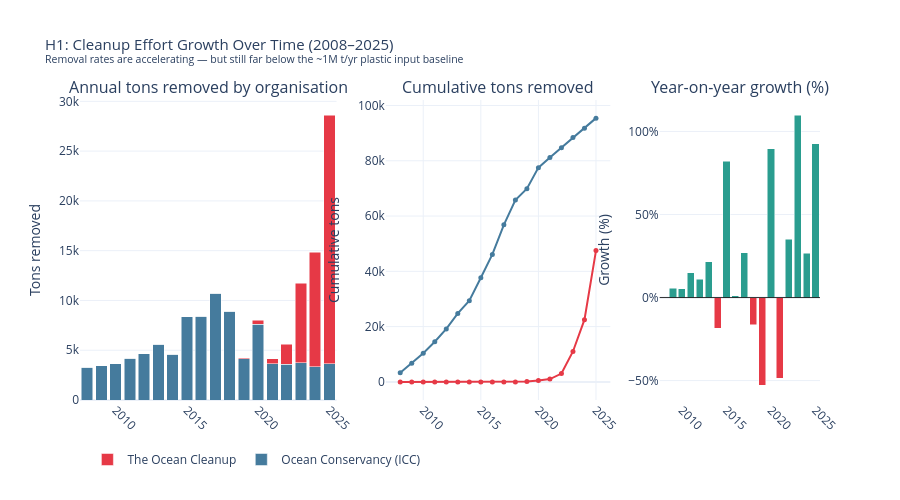

Notebook code for this chart:
### Code cell
# Annual by organisation
annual_org = (
    df_cleanup
    .groupby(["year", "organisation"])["kg_removed_annual"]
    .sum()
    .reset_index()
)
annual_org["tons_removed"] = annual_org["kg_removed_annual"] / 1_000

orgs      = annual_org["organisation"].unique()
all_years = sorted(annual_org["year"].unique())

ORG_COLORS = {
    "Ocean Conservancy (ICC)": "#457B9D",
    "The Ocean Cleanup":        "#E63946",
}

# Annual total for YoY growth
annual_total = annual_org.groupby("year")["tons_removed"].sum()
yoy          = annual_total.pct_change() * 100

fig_trend = make_subplots(
    rows=1, cols=3,
    subplot_titles=[
        "Annual tons removed by organisation",
        "Cumulative tons removed",
        "Year-on-year growth (%)"
    ],
    column_widths=[0.4, 0.35, 0.25]
)

# ── Panel 1: stacked bars ─────────────────────────────────────────────────────
for org in orgs:
    org_data = (
        annual_org[annual_org["organisation"] == org]
        .set_index("year")["tons_removed"]
        .reindex(all_years, fill_value=0)
    )
    fig_trend.add_trace(go.Bar(
        x=all_years,
        y=org_data.values,
        name=org,
        marker_color=ORG_COLORS.get(org, "#888888"),
    ), row=1, col=1)

# ── Panel 2: cumulative line per org ─────────────────────────────────────────
for org in orgs:
    org_data = (
        annual_org[annual_org["organisation"] == org]
        .set_index("year")["tons_removed"]
        .reindex(all_years, fill_value=0)
        .cumsum()
    )
    fig_trend.add_trace(go.Scatter(
        x=all_years,
        y=org_data.values,
        name=org,
        mode="lines+markers",
        marker=dict(size=5),
        line=dict(color=ORG_COLORS.get(org, "#888888"), width=2),
        showlegend=False,
    ), row=1, col=2)

# ── Panel 3: YoY growth bars ──────────────────────────────────────────────────
yoy_vals = yoy.reindex(all_years).values
fig_trend.add_trace(go.Bar(
    x=all_years,
    y=yoy_vals,
    marker_color=[
        "#2A9D8F" if (v is not None and not np.isnan(v) and v >= 0) else "#E63946"
        for v in yoy_vals
    ],
    showlegend=False,
), row=1, col=3)

fig_trend.add_hline(y=0, line_color="black", line_width=0.8, row=1, col=3)

fig_trend.update_layout(
    barmode="stack",
    title=dict(
        text=(
            "H1: Cleanup Effort Growth Over Time (2008–2025)<br>"
            "<sup>Removal rates are accelerating — but still far below the ~1M t/yr plastic input baseline</sup>"
        ),
        font=dict(size=15)
    ),
    template="plotly_white",
    height=500,
    legend=dict(x=0.01, y=-0.15, orientation="h"),
    margin=dict(t=100, b=100)
)

fig_trend.update_yaxes(title_text="Tons removed", row=1, col=1)
fig_trend.update_yaxes(title_text="Cumulative tons", row=1, col=2)
fig_trend.update_yaxes(title_text="Growth (%)", ticksuffix="%", row=1, col=3)
fig_trend.update_xaxes(tickangle=45)

fig_trend.show()
fig_trend.write_html("../figures/q4_h1_cleanup_growth.html")

### Figure 1 — Plotly figure (JSON) as saved in the notebook; plotly's stock layout.template omitted (floating-point values rounded to 4 significant figures)
{"data": [{"marker": {"color": "#457B9D"}, "name": "Ocean Conservancy (ICC)", "type": "bar", "x": [2008, 2009, 2010, 2011, 2012, 2013, 2014, 2015, 2016, 2017, 2018, 2019, 2020, 2021, 2022, 2023, 2024, 2025], "xaxis": "x", "y": [3266.0, 3447.0, 3629.0, 4173.0, 4627.0, 5625.0, 4581.0, 8346.0, 8437.0, 10700.0, 8936.0, 4128.0, 7620.0, 3629.0, 3583.0, 3719.0, 3357.0, 3629.0], "yaxis": "y"}, {"marker": {"color": "#E63946"}, "name": "The Ocean Cleanup", "type": "bar", "x": [2008, 2009, 2010, 2011, 2012, 2013, 2014, 2015, 2016, 2017, 2018, 2019, 2020, 2021, 2022, 2023, 2024, 2025], "xaxis": "x", "y": [0.0, 0.0, 0.0, 0.0, 0.0, 0.0, 0.0, 0.0, 0.0, 0.0, 0.0, 103.0, 397.0, 500.0, 2000.0, 8000.0, 11500.0, 25000.0], "yaxis": "y"}, {"line": {"color": "#457B9D", "width": 2}, "marker": {"size": 5}, "mode": "lines+markers", "name": "Ocean Conservancy (ICC)", "showlegend": false, "type": "scatter", "x": [2008, 2009, 2010, 2011, 2012, 2013, 2014, 2015, 2016, 2017, 2018, 2019, 2020, 2021, 2022, 2023, 2024, 2025], "xaxis": "x2", "y": [3266.0, 6713.0, 10340.0, 14510.0, 19140.0, 24770.0, 29350.0, 37690.0, 46130.0, 56840.0, 65770.0, 69900.0, 77520.0, 81150.0, 84730.0, 88450.0, 91810.0, 95440.0], "yaxis": "y2"}, {"line": {"color": "#E63946", "width": 2}, "marker": {"size": 5}, "mode": "lines+markers", "name": "The Ocean Cleanup", "showlegend": false, "type": "scatter", "x": [2008, 2009, 2010, 2011, 2012, 2013, 2014, 2015, 2016, 2017, 2018, 2019, 2020, 2021, 2022, 2023, 2024, 2025], "xaxis": "x2", "y": [0.0, 0.0, 0.0, 0.0, 0.0, 0.0, 0.0, 0.0, 0.0, 0.0, 0.0, 103.0, 500.0, 1000.0, 3000.0, 11000.0, 22500.0, 47500.0], "yaxis": "y2"}, {"marker": {"color": ["#E63946", "#2A9D8F", "#2A9D8F", "#2A9D8F", "#2A9D8F", "#2A9D8F", "#E63946", "#2A9D8F", "#2A9D8F", "#2A9D8F", "#E63946", "#E63946", "#2A9D8F", "#E63946", "#2A9D8F", "#2A9D8F", "#2A9D8F", "#2A9D8F"]}, "showlegend": false, "type": "bar", "x": [2008, 2009, 2010, 2011, 2012, 2013, 2014, 2015, 2016, 2017, 2018, 2019, 2020, 2021, 2022, 2023, 2024, 2025], "xaxis": "x3", "y": [NaN, 5.556, 5.263, 15.0, 10.87, 21.57, -18.55, 82.18, 1.087, 26.88, -16.53, -52.65, 89.5, -48.5, 35.23, 109.9, 26.77, 92.7], "yaxis": "y3"}], "layout": {"annotations": [{"font": {"size": 16}, "showarrow": false, "text": "Annual tons removed by organisation", "x": 0.1733, "xanchor": "center", "xref": "paper", "y": 1, "yanchor": "bottom", "yref": "paper"}, {"font": {"size": 16}, "showarrow": false, "text": "Cumulative tons removed", "x": 0.565, "xanchor": "center", "xref": "paper", "y": 1, "yanchor": "bottom", "yref": "paper"}, {"font": {"size": 16}, "showarrow": false, "text": "Year-on-year growth (%)", "x": 0.8917, "xanchor": "center", "xref": "paper", "y": 1, "yanchor": "bottom", "yref": "paper"}], "barmode": "stack", "height": 500, "legend": {"orientation": "h", "x": 0.01, "y": -0.15}, "margin": {"b": 100, "t": 100}, "shapes": [{"line": {"color": "black", "width": 0.8}, "type": "line", "x0": 0, "x1": 1, "xref": "x3 domain", "y0": 0, "y1": 0, "yref": "y3"}], "title": {"font": {"size": 15}, "text": "H1: Cleanup Effort Growth Over Time (2008–2025)<br><sup>Removal rates are accelerating — but still far below the ~1M t/yr plastic input baseline</sup>"}, "xaxis": {"anchor": "y", "domain": [0, 0.3467], "tickangle": 45}, "xaxis2": {"anchor": "y2", "domain": [0.4133, 0.7167], "tickangle": 45}, "xaxis3": {"anchor": "y3", "domain": [0.7833, 1], "tickangle": 45}, "yaxis": {"anchor": "x", "domain": [0, 1], "title": {"text": "Tons removed"}}, "yaxis2": {"anchor": "x2", "domain": [0, 1], "title": {"text": "Cumulative tons"}}, "yaxis3": {"anchor": "x3", "domain": [0, 1], "ticksuffix": "%", "title": {"text": "Growth (%)"}}}}
